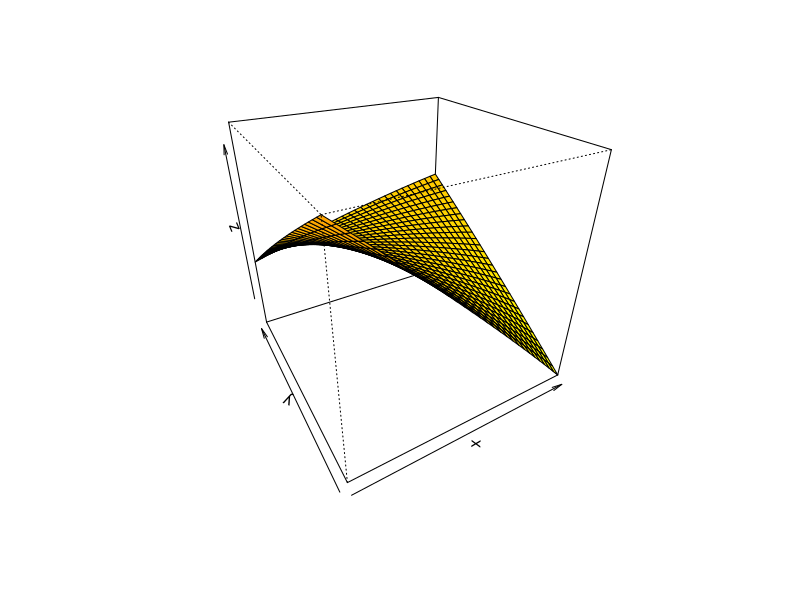
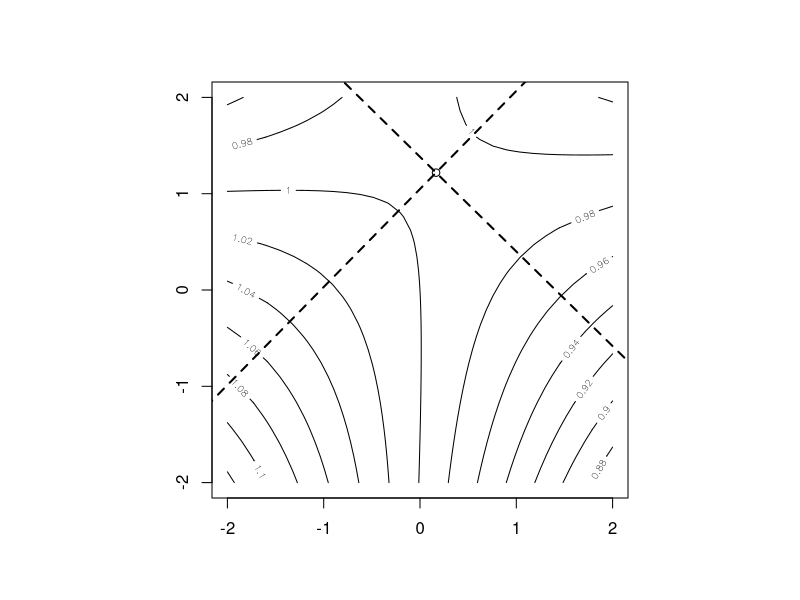
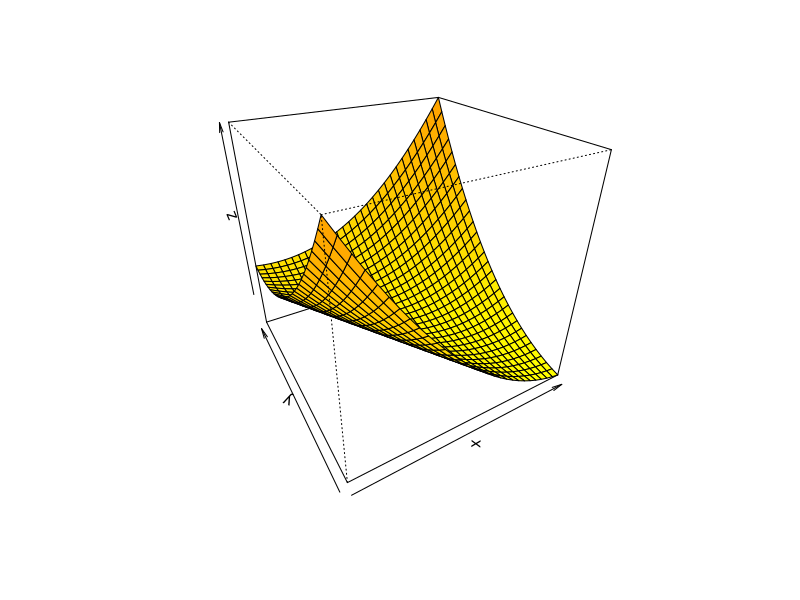
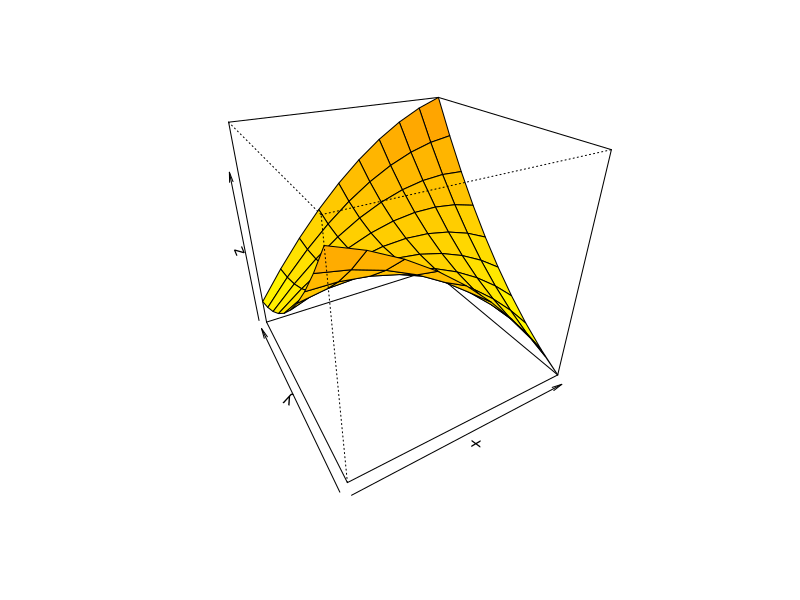
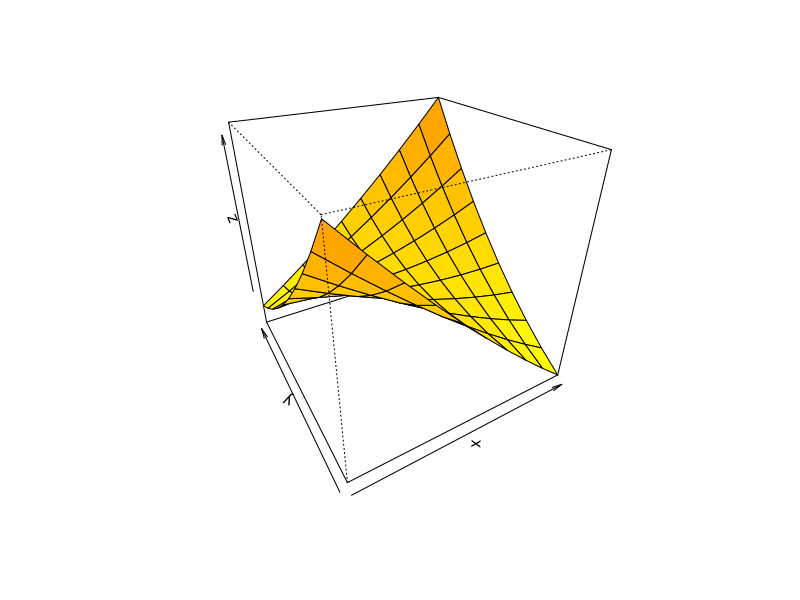
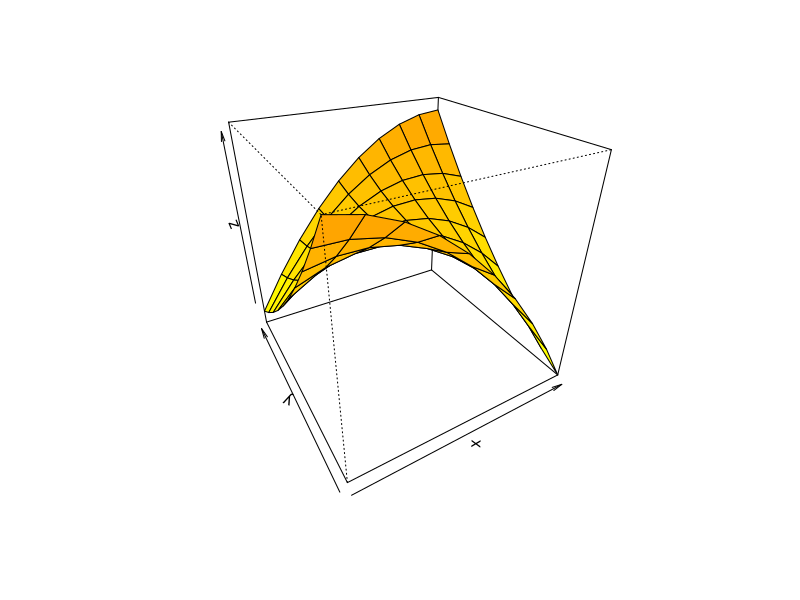
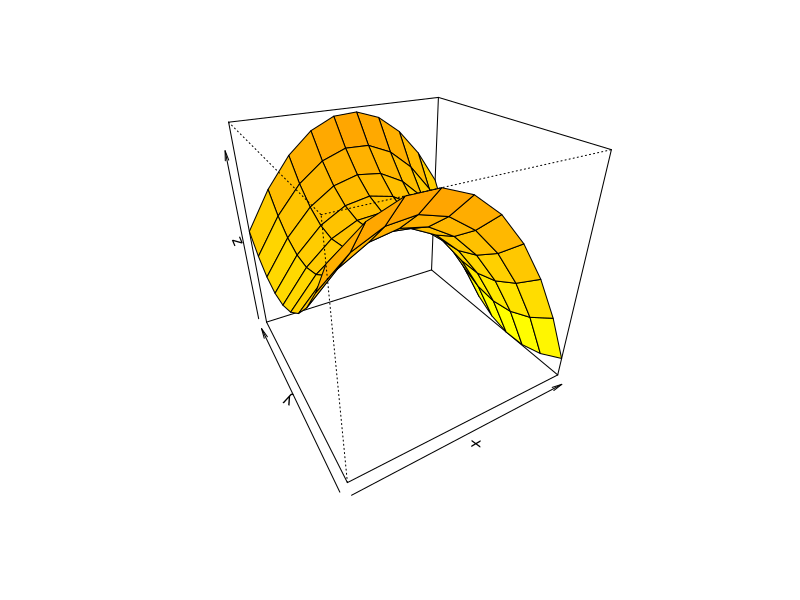
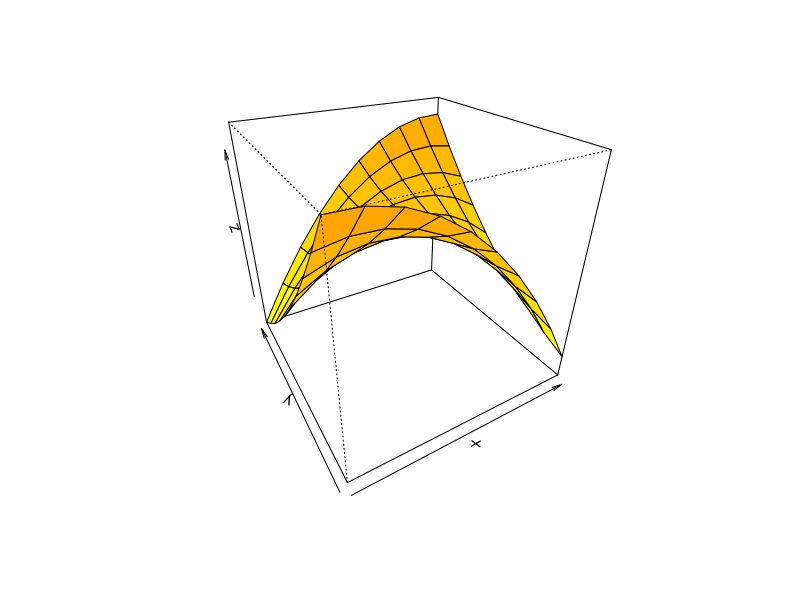

Here is the R script that generated these plots, in order:
## # Computational Exercise 3.1: Estimating and plotting a selection surface
## ### 2012 Stevan J. Arnold

## ## Get your data into R using the following steps.
## Save the file radix5.txt to your desktop or folder of choice
## In the following example, we have created a folder called ?R wd? and placed the data file in it
## Now, set your working directory using a statement comparable to this one
## Be sure and use the / not the \ spacing convention!
#setwd('set working directory here')

## Now read in your data
thamnophis = read.table("radix5.txt",header=T)
#Print out the data frame to make sure it looks OK
head(thamnophis)
## ## Stage 1: Estimating the selection gradients
## Use the following statements to create standardized versions of BODY, TAIL, and TIME
new.body=mean(thamnophis$BODY)-thamnophis$BODY
new.tail=mean(thamnophis$TAIL)-thamnophis$TAIL
new.speed=thamnophis$SPEED/sd(thamnophis$SPEED)
## What do these transformations do to the mean and standard deviation of the variables?
## Find out by using statements like 'mean(new.body), sd(new.body)'.
## Let's begin by fitting a plane to the transformed data
model1 <-lm(new.speed~new.body + new.tail)
## print out the coefficients and statistics of the fit
## this output will give us our best estimates of the directional selection gradients for 
## new.body and new.tail
summary(model1)
## Now, fit a full quadratic model to the data, remembering to use the factor of 0.5 for the 
## stabilizing selection gradients
## Create a new variable called prod which is the product of new.body and new.tail
prod = new.body*new.tail
## Then fit the quadratic model
model2 <- lm(new.speed ~ new.body + new.tail + I(0.5*new.body^2) + I(0.5*new.tail^2) + prod )
summary(model2)
## In summary, using z1 for body and z2 for tail,
## we have from the results above, the following values for selection gradients
beta1= coef(model1)[2]
beta2= coef(model1)[3]
gamma11 = coef(model2)[4]
gamma22 = coef(model2)[5]
gamma12 = coef(model2)[6]
## ## Stage 2: Plotting the selection surface, an ISS
## Set the parameters for a full quadratic fitness surface for two traits
z1 = new.body
z2 = new.tail
## Set the value for the intercept of the surface when z1=z2=0
alpha=1
## Define a function called fit that will compute the value of fitness as a function of z1 and z2
fit <-  function(z1,z2, alpha, beta1, beta2, gamma11, gamma22, gamma12)  alpha + (beta1*z1) + (beta2*z2) + (gamma11*0.5*(z1^2)) + (gamma22*0.5*(z2^2)) + (gamma12*(z1 * z2)) 
## Define a series of values for z1 and z2 that will be used to compute the value of relative fitness on the surface
x <- seq(-2, 2, length = 30)
y <- seq(-2, 2, length = 30)

## Compute the surface values of relative fitness using the x-y grid of values for z1 and 
## z2 for later use by the surface plotting function called persp
## We could use the fit function to compute values of fitness but instead we will use a #function, called outer, that is more compatible with persp
## The function outer has some specific requirements so we oblige by writing our fitness 
## function in the following form
z <- outer(x, y, function(a, b, alpha, beta1, beta2, gamma11, gamma22, gamma12) 1 + ( -0.024351*a) + (-0.001307*b) + (-0.002425*0.5*(a^2)) + (-0.001705*0.5*(b^2)) + (0.020315 *(a * b)))

## Define two variables that give the number of rows and cols in z
nrz <- nrow(z)
ncz <- ncol(z)

## Create a function interpolating colors in the range of specified colors
jet.colors <- colorRampPalette( c("yellow", "orange") )
 
## Generate the desired number of colors from this palette
nbcol <- 100
color <- jet.colors(nbcol)

## Compute the z-value at the facet centres
zfacet <- z[-1, -1] + z[-1, -ncz] + z[-nrz, -1] + z[-nrz, -ncz]

## Recode facet z-values into color indices
facetcol <- cut(zfacet, nbcol)

## Finally, plot the ISS
par(bg = "white")

persp(x, y, z, col=color[facetcol], phi=30, theta=-30)

## For another view of the surface, do a simple contour plot

par(pty ="s")
contour(x, y, z)

## Let's plot the eigenvectors of the gamma-matrix on this contour plot
## First, let?s define the matrix
gamma = matrix(c(gamma11, gamma12, gamma12, gamma22), nrow=2, ncol=2)
gamma
eigen(gamma)
## Next, let?s setup the beta vector and check to see if its values are correct
beta = matrix(c(beta1, beta2), nrow=2, ncol=1)
beta
## Using gamma and beta, we can solve for the stationary point on the surface using
## expression(11) from Phillips & Arnold 1989
z.zero = -(solve(gamma)) %*% beta
## Plot the stationary point on the surface
points(z.zero[1,1], z.zero[2,1])
## Finally, plot the eigenvectors on the surface
## First one eigenvector
delx1 = z.zero[1] + 6*eigen(gamma)$vectors[1,2]
delx2 = z.zero[2] + 6*eigen(gamma)$vectors[2,2]
delx11 =  z.zero[1] - 6*eigen(gamma)$vectors[1,2]
delx22 =  z.zero[2]  - 6*eigen(gamma)$vectors[2,2]
x.values=c(delx1, z.zero[1], delx11)
y.values=c(delx2, z.zero[2], delx22)
lines(x.values, y.values, lty=2,lwd=2)
## then the other
delx1 = z.zero[1]  + 6*eigen(gamma)$vectors[1,1]
delx2 = z.zero[2]  + 6*eigen(gamma)$vectors[2,1]
delx11 = z.zero[1]  - 6*eigen(gamma)$vectors[1,1]
delx22 = z.zero[2]  - 6*eigen(gamma)$vectors[2,1]
x.values=c (delx1, z.zero[1], delx11)
y.values=c(delx2, z.zero[2], delx22)
lines(x.values, y.values, lty=2, lwd=2)
## Which of these eigenvectors is gamma max?
## Now, let?s estimate the omega-matrix, approximating it as the negative inverse of the 
## gamma-matrix
omega=-(solve(gamma))
omega
## It's eigenvectors should be the same as those of the gamma-matrix
## Let's check
eigen(omega)
## What is the interpretation of these eigenvalues on the contour plot?
## ## Stage 3: Can you build a loop that will show the contour plot while bootstrapping #over the snake sample? Here?s an example of script that does that!
## We begin by writing a function that we will use during bootstrapping to estimate the coefficients that describe the surface for a particular boot sample
est.coeff=function(y,x1,x2){
  prod=x1*x2
  m1=lm(y~x1+x2)
  m2=lm(y~x1+x2+I(0.5*x1^2)+I(0.5*x2^2)+prod)
  c(m1$coeff[2],m1$coeff[3],m2$coeff[4],m2$coeff[5],m2$coeff[6])
}
  

## Next, we program a perspective plot function
x <- seq(-2, 2, length = 30)
y <- seq(-2, 2, length = 30)


## Compute the surface values of relative fitness using the x-y grid of values for z1 and 
## z2 for later use by the surface plotting function called persp
## We could use the fit function to compute values of fitness but instead we will use a #function, called outer, that is more compatible with persp
## The function outer has some specific requirements so we oblige by writing our fitness 
## function in the following form
## Write a function that plots the perspective plot for each bootstrap
persp.boot=function(b1,b2,y1,y2,y12,x=seq(-10,10,length=30),y=seq(-10,10,length=30)){
  z <- outer(x, y, function(a, b, alpha, beta1, beta2, gamma11, gamma22, gamma12) 1 + ( b1*a) + (b2*b) + (y1*0.5*(a^2)) + (y2*0.5*(b^2)) + (y12*(a * b)))
  nrz <- nrow(z)
  ncz <- ncol(z)
  jet.colors <- colorRampPalette( c("yellow", "orange") )
  nbcol <- 100
  color <- jet.colors(nbcol)
  zfacet <- z[-1, -1] + z[-1, -ncz] + z[-nrz, -1] + z[-nrz, -ncz]
  facetcol <- cut(zfacet, nbcol)
  par(bg = "white")
  persp(x, y, z, col=color[facetcol],phi=30,theta=-30)
}

## Test it out
persp.boot(-2,2,1,1,1)

## Bootstrap over individuals
par(ask=FALSE)
n=length(new.body)
for (i in 1:100){
  samp=sample(1:n,n,replace=TRUE)
  boot.speed=new.speed[samp]
  boot.body=new.body[samp]
  boot.tail=new.tail[samp]
  boot.coeff=est.coeff(boot.speed,boot.body,boot.tail)
  persp.boot(boot.coeff[1],boot.coeff[2],boot.coeff[3],boot.coeff[4],boot.coeff[5],x=seq(-10,10,length=10),y=seq(-10,10,length=10))
Sys.sleep(0.1)
}
## ## Stage 4: Let's build a loop that will show the contour plot while bootstrapping over the snake sample while rotating the surface about this vertical axis?
## First, let's make the perspective plot rotate
k=100
for (i in 1:k){
  persp(x, y, z, col=color[facetcol],phi=30,theta=-(30 +(3.3*i)))
}

## To make the plot rotate while bootstrapping we first
## write a new function that plots the perspective plot for each bootstrap
i=1
persp.boot=function(b1,b2,y1,y2,y12,x=seq(-10,10,length=30),y=seq(-10,10,length=30)){
  z <- outer(x, y, function(a, b, alpha, beta1, beta2, gamma11, gamma22, gamma12) 1 + ( b1*a) + (b2*b) + (y1*0.5*(a^2)) + (y2*0.5*(b^2)) + (y12*(a * b)))
  nrz <- nrow(z)
  ncz <- ncol(z)
  jet.colors <- colorRampPalette( c("yellow", "orange") )
  nbcol <- 100
  color <- jet.colors(nbcol)
  zfacet <- z[-1, -1] + z[-1, -ncz] + z[-nrz, -1] + z[-nrz, -ncz]
  facetcol <- cut(zfacet, nbcol)
  par(bg = "white")
  persp(x, y, z, col=color[facetcol],phi=30,theta=-30+(3.3*i))
}
## Not let's run the bootstrapping during the rotation
par(ask=FALSE)
n = length(new.body)
k=100
for (i in 1:k){
  samp=sample(1:n,n,replace=TRUE)
  boot.speed=new.speed[samp]
  boot.body=new.body[samp]
  boot.tail=new.tail[samp]
  boot.coeff=est.coeff(boot.speed,boot.body,boot.tail)
  persp.boot(boot.coeff[1],boot.coeff[2],boot.coeff[3],boot.coeff[4],boot.coeff[5],x=seq(-10,10,length=10),y=seq(-10,10,length=10))
Sys.sleep(0.2)
}




